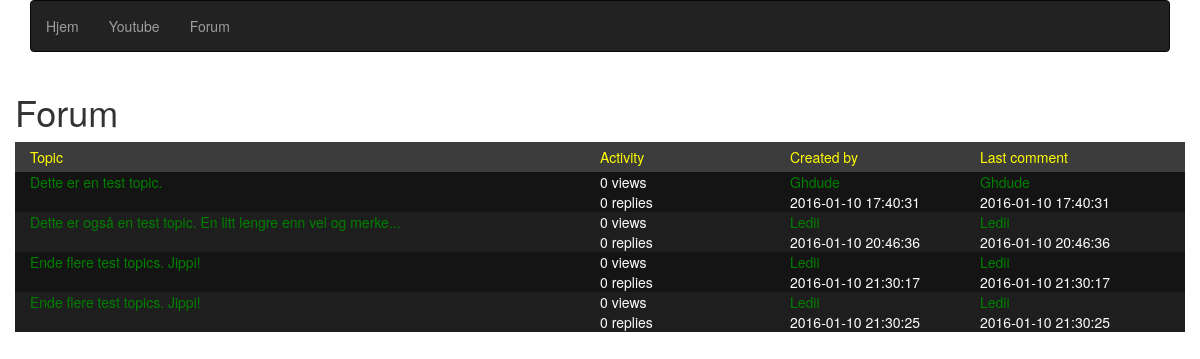
/KentRichard/forum.php, run on the app's committed database.
### tables this page shows
CREATE TABLE IF NOT EXISTS `forum_topics` (
  `id` int(11) NOT NULL AUTO_INCREMENT,
  `title` varchar(128) NOT NULL,
  `created` datetime NOT NULL DEFAULT CURRENT_TIMESTAMP,
  `createdBy` int(11) NOT NULL,
  `comment` datetime NOT NULL DEFAULT CURRENT_TIMESTAMP,
  `commentBy` int(11) NOT NULL,
  `views` int(11) NOT NULL,
  `replies` int(11) NOT NULL,
  PRIMARY KEY (`id`),
  UNIQUE KEY `id` (`id`)
);

CREATE TABLE IF NOT EXISTS `users` (
  `id` int(11) NOT NULL AUTO_INCREMENT,
  `name` varchar(32) NOT NULL,
  `email` varchar(128) NOT NULL,
  PRIMARY KEY (`id`),
  UNIQUE KEY `id` (`id`,`email`)
);

### KentRichard/include/functions.php (called while the page is built, shortened)
<?php
	function DB_Query($sql) {
		$ip = "localhost";
		$user = "root";
		$password = "";
		$dbName = "kent_richard";
		$db = new mysqli($ip, $user, $password, $dbName);
		$result = $db->query($sql);
		return $result;
	}
	function DB_GetUsername($id) {
		$sql = "SELECT name FROM users WHERE id = $id";
		$result = DB_Query($sql);
		$name = "";
		if ($result) {
			$row = $result->fetch_assoc();
			$name = $row["name"];
		}
		return $name;
	}
?>

### KentRichard/forum.php (the view, shortened to what this page needs)
<!DOCTYPE html>
<html lang="no">
	<head>
		<?php include_once("include/settings.php"); ?>
		<?php include_once("include/functions.php"); ?>
	</head>
	<body>
		<?php include_once("content/menu.php"); ?>
		<div class="container">
			<div class="row">
				<h1>Forum</h1>
			</div>
			<div class="row forum">
				<div class="container description">
					<div class="col-sm-6 title">
						<div class="row">
							<p>Topic</p>
						</div>
					</div>
					<div class="col-sm-2 activity">
						<div class="row">
							<p>Activity</p>
						</div>
					</div>
					<div class="col-sm-2 created">
						<div class="row">
							<p>Created by</p>
						</div>
					</div>
					<div class="col-sm-2 comment">
						<div class="row">
							<p>Last comment</p>
						</div>
					</div>
				</div>
				<?php
					$sql = "SELECT * FROM forum_topics";
					$result = DB_Query($sql);
					$altColor = false;
					while ($row = $result->fetch_assoc()) {
						echo '<div class="container topic' . (($altColor) ? ' alt' : '') . '">';
							echo '<div class="col-sm-6 title">';
								echo '<div class="row">';
									echo '<a href="#">' . $row["title"] . '</a>';
								echo '</div>';
							echo '</div>';
							echo '<div class="col-sm-2 activity">';
								echo '<div class="row">';
									echo '<p>' . $row["views"] . ' views</p>';
								echo '</div>';
								echo '<div class="row">';
									echo '<p>' . $row["replies"] . ' replies</p>';
								echo '</div>';
							echo '</div>';
							echo '<div class="col-sm-2 created">';
								echo '<div class="row">';
									echo '<a href="#">' . DB_GetUsername($row["createdBy"]) . '</a>';
								echo '</div>';
								echo '<div class="row">';
									echo '<p>' . $row["created"] . '</p>';
								echo '</div>';
							echo '</div>';
							echo '<div class="col-sm-2 comment">';
								echo '<div class="row">';
									echo '<a href="#">' . DB_GetUsername($row["commentBy"]) . '</a>';
								echo '</div>';
								echo '<div class="row">';
									echo '<p>' . $row["comment"] . '</p>';
								echo '</div>';
							echo '</div>';
						echo '</div>';
						$altColor = !$altColor;
					}
				?>
			</div>
		</div>
	</body>
</html>

### KentRichard/include/settings.php (shortened to what this page needs)
<link href="lib/bootstrap/css/bootstrap.min.css" rel="stylesheet">
<link href="include/custom.css" rel="stylesheet">

### KentRichard/content/menu.php (shortened to what this page needs)
<div class="container menu">
	<nav class="navbar navbar-inverse">
		<ul class="nav navbar-nav">
			<?php
				$path = $_SERVER['REQUEST_URI'];
				$activePage = substr($path, strrpos($path, "/") + 1);
				$href = "";
				$name = "";
				for ($i = 0; $i < 3; $i++) {
					switch ($i) {
						case 0: { $href = "index"; $name = "Hjem"; break; }
						case 1: { $href = "youtube"; $name = "Youtube"; break; }
						case 2: { $href = "forum"; $name = "Forum"; break; }
					}
					$class = ($activePage == $href) ? 'class="active"' : '';
					$menuButton = '<li ' . $class . '><a href="' . $href . '">' . $name . '</a></li>';
					echo $menuButton;
				}
			?>
		</ul>
	</nav>
</div>

### KentRichard/include/custom.css (style rules this page uses)
p { margin: 0px; }
.forum { *background-color: rgb(20, 20, 20); }
.forum .description { background-color: rgb(60, 60, 60); }
.forum .topic { background-color: rgb(20, 20, 20); }
.forum .topic.alt { background-color: rgb(30, 30, 30); }
.forum .description p { color: yellow; }
.forum .topic p { color: white; }
.forum .topic a { color: green; }
.forum .description .row { margin-top: 5px; margin-bottom: 5px; }

### data on the page
forum_topics: title "Dette er en test topic.", views "0", replies "0", createdBy.name "Ghdude", created "2016-01-10 17:40:31", commentBy.name "Ghdude", comment "2016-01-10 17:40:31"
forum_topics: title "Dette er også en test topic. En litt lengre enn vel og merke...", views "0", replies "0", createdBy.name "Ledii", created "2016-01-10 20:46:36", commentBy.name "Ledii", comment "2016-01-10 20:46:36"
forum_topics: title "Ende flere test topics. Jippi!", views "0", replies "0", createdBy.name "Ledii", created "2016-01-10 21:30:17", commentBy.name "Ledii", comment "2016-01-10 21:30:17"
forum_topics: title "Ende flere test topics. Jippi!", views "0", replies "0", createdBy.name "Ledii", created "2016-01-10 21:30:25", commentBy.name "Ledii", comment "2016-01-10 21:30:25"

### other printed values
$name "Hjem"
$name "Youtube"
$name "Forum"
